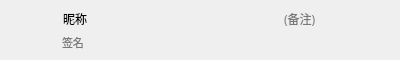
<?xml version="1.0" encoding="UTF-8"?>
<ui version="4.0">
 <class>LinkmanUserItem</class>
 <widget class="QWidget" name="LinkmanUserItem">
  <property name="geometry">
   <rect>
    <x>0</x>
    <y>0</y>
    <width>400</width>
    <height>60</height>
   </rect>
  </property>
  <property name="minimumSize">
   <size>
    <width>0</width>
    <height>60</height>
   </size>
  </property>
  <property name="maximumSize">
   <size>
    <width>16777215</width>
    <height>60</height>
   </size>
  </property>
  <property name="windowTitle">
   <string>Form</string>
  </property>
  <widget class="QLabel" name="labelNickname">
   <property name="geometry">
    <rect>
     <x>63</x>
     <y>10</y>
     <width>24</width>
     <height>17</height>
    </rect>
   </property>
   <property name="sizePolicy">
    <sizepolicy hsizetype="Preferred" vsizetype="Minimum">
     <horstretch>0</horstretch>
     <verstretch>0</verstretch>
    </sizepolicy>
   </property>
   <property name="font">
    <font>
     <family>微软雅黑</family>
    </font>
   </property>
   <property name="styleSheet">
    <string notr="true"/>
   </property>
   <property name="text">
    <string>昵称</string>
   </property>
   <property name="textFormat">
    <enum>Qt::PlainText</enum>
   </property>
   <property name="scaledContents">
    <bool>false</bool>
   </property>
   <property name="openExternalLinks">
    <bool>false</bool>
   </property>
  </widget>
  <widget class="QLabel" name="labelRemark">
   <property name="geometry">
    <rect>
     <x>284</x>
     <y>10</y>
     <width>32</width>
     <height>17</height>
    </rect>
   </property>
   <property name="font">
    <font>
     <family>微软雅黑</family>
    </font>
   </property>
   <property name="styleSheet">
    <string notr="true">color:rgb(121,121,121);</string>
   </property>
   <property name="text">
    <string>(备注)</string>
   </property>
  </widget>
  <widget class="QLabel" name="labelHead">
   <property name="geometry">
    <rect>
     <x>16</x>
     <y>10</y>
     <width>40</width>
     <height>40</height>
    </rect>
   </property>
   <property name="minimumSize">
    <size>
     <width>40</width>
     <height>40</height>
    </size>
   </property>
   <property name="maximumSize">
    <size>
     <width>40</width>
     <height>40</height>
    </size>
   </property>
   <property name="font">
    <font>
     <family>微软雅黑</family>
    </font>
   </property>
   <property name="styleSheet">
    <string notr="true">border-radius:20px;</string>
   </property>
   <property name="text">
    <string/>
   </property>
  </widget>
  <widget class="QLabel" name="labelSignature">
   <property name="geometry">
    <rect>
     <x>62</x>
     <y>34</y>
     <width>22</width>
     <height>16</height>
    </rect>
   </property>
   <property name="font">
    <font>
     <family>微软雅黑</family>
     <pointsize>8</pointsize>
    </font>
   </property>
   <property name="styleSheet">
    <string notr="true">color:rgb(121,121,121);</string>
   </property>
   <property name="text">
    <string>签名</string>
   </property>
  </widget>
 </widget>
 <resources/>
 <connections/>
</ui>
